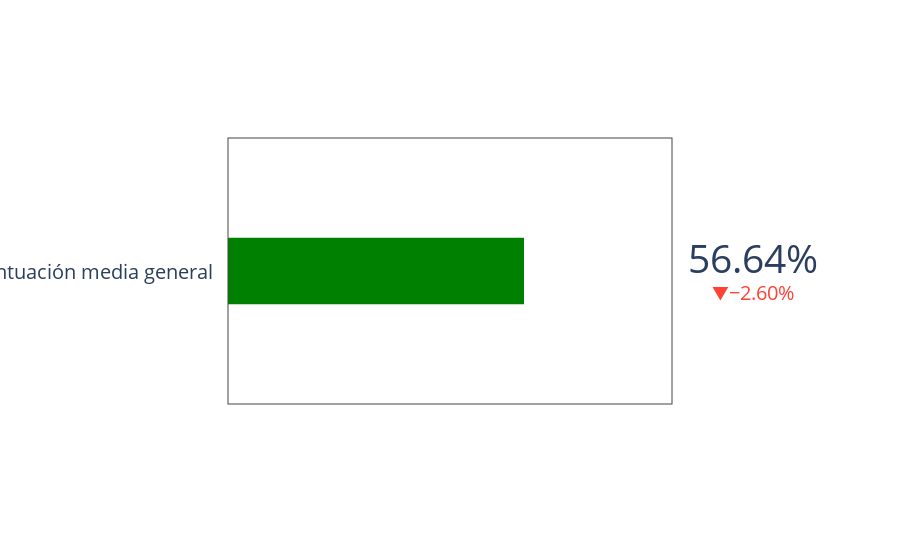

The notebook cell saved with this chart:
### Code cell
fig = go.Figure(go.Indicator(
    mode = "number+gauge+delta",
    gauge = {'shape': "bullet", 
             'axis': {'visible': False}},
    delta = {'reference': 59.24,
             'valueformat': '.2f',
             'suffix' : '%'}, 
    value = general_occupancy_rate,
    domain = {'x': [0.2, 1], 'y': [0.2, 0.9]},
    title = {'text': "Puntuación media general",
             'align': 'right'},
    number = {'valueformat': '.2f',
             'suffix' : '%'}
    ))

fig.show()

### Figure 1 — Plotly figure (JSON) as saved in the notebook; plotly's stock layout.template omitted (floating-point values rounded to 4 significant figures)
{"data": [{"delta": {"reference": 59.24, "suffix": "%", "valueformat": ".2f"}, "domain": {"x": [0.2, 1], "y": [0.2, 0.9]}, "gauge": {"axis": {"visible": false}, "shape": "bullet"}, "mode": "number+gauge+delta", "number": {"suffix": "%", "valueformat": ".2f"}, "title": {"align": "right", "text": "Puntuación media general"}, "type": "indicator", "value": 56.64}], "layout": {}}
